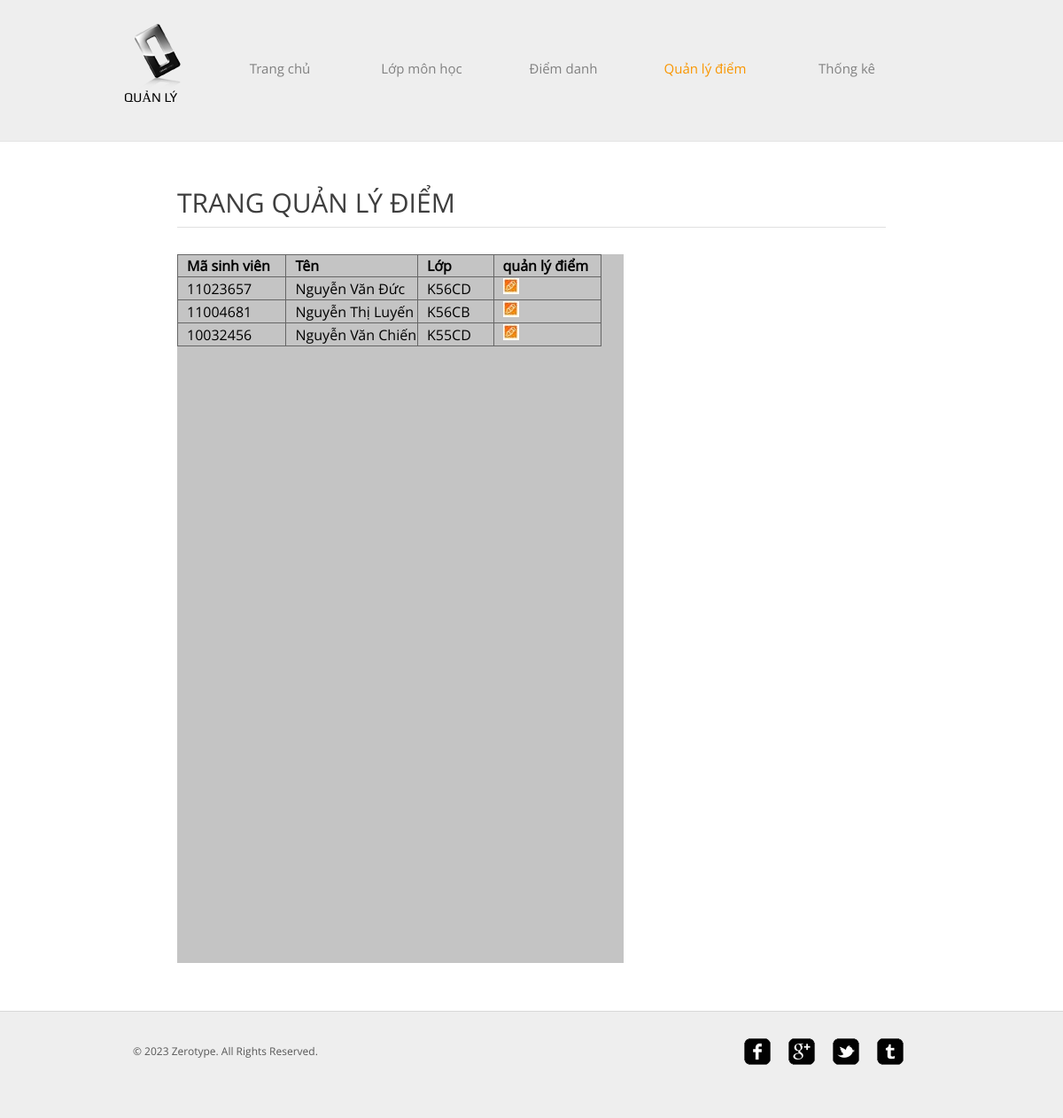
Page /points.php?ip_mh=INT3219 on the committed database.
### tables this page shows
CREATE TABLE `sinhvien` (
  `Masinhvien` varchar(20) NOT NULL,
  `Lop` varchar(20) NOT NULL,
  `MaLop` varchar(20) NOT NULL,
  `Ten` varchar(20) NOT NULL,
  `Ngaysinh` date NOT NULL,
  `chuyencan` int(100) NOT NULL,
  `sex` varchar(10) NOT NULL,
  PRIMARY KEY  (`Masinhvien`,`MaLop`)
);

### points.php (the view, shortened to what this page needs)
<!DOCTYPE HTML>
<html>
<head>
	<link rel="stylesheet" href="css/style.css" type="text/css">
</head>
<body>
	<div id="header">
		<div>
			<div class="logo">
				<a href="index.php">Quản lý</a>
			</div>
			<ul id="navigation">
				<li >
					<a href="index.php">Trang chủ</a>
				</li>
				<li>
					<?php echo "<a href='object.php?ip_mh=$_GET[ip_mh]'>Lớp môn học</a>";?>
				</li>
				<li>
					<?php echo "<a href='news.php?ip_mh=$_GET[ip_mh]'>Điểm danh</a>";?>
				</li>
				<li class="active">
					<?php echo "<a href='points.php?ip_mh=$_GET[ip_mh]'>Quản lý điểm</a>";?>
				</li>
				<li>
					<?php echo "<a href='contact.php?ip_mh=$_GET[ip_mh]'> Thống kê</a>";?>
				</li>
			</ul>
		</div>
	</div>
	<div id="contents">
		<div id="about">
        <h1> TRANG QUẢN LÝ ĐIỂM </h1>
			<div class="left">
            <table border="1" align="left" bordercolor="#000000"  id="table">
					<tr>
						<td><strong> Mã sinh viên &nbsp;&nbsp;&nbsp;</strong></td>
						<td><strong> Tên </strong></td>
                        <td><strong> Lớp&nbsp;&nbsp;&nbsp;&nbsp;&nbsp;&nbsp; &nbsp;&nbsp;&nbsp;&nbsp;</strong> </td>
						<td><strong>quản lý điểm&nbsp;&nbsp;&nbsp;</strong></td>
						</tr>
            <?php
			$sql3="select * from  sinhvien where Malop='$_GET[ip_mh]'";
						$query3=mysql_query($sql3);
							 while($row=mysql_fetch_array($query3))
								{
									echo "<tr>
											<td>$row[Masinhvien]</td>
											<td>$row[Ten]</td>
											<td>$row[Lop]</td>";
									if( $row[Masinhvien] == $_GET[ip_sinhvien] )
										echo "<td> </td>";
									else
										echo "<td> <a href='points.php?ip_sinhvien=$row[Masinhvien]&ip_mh=$_GET[ip_mh]'><image src='images/images_points.jpg'></a></td>";
										echo	"</tr>";
								}
			?>
            </table>
            </div>
		</div>
	</div>
	<div id="footer">
		<div class="clearfix">
			<div id="connect">
				<a href="http://freewebsitetemplates.com/go/facebook/" target="_blank" class="facebook"></a><a href="http://freewebsitetemplates.com/go/googleplus/" target="_blank" class="googleplus"></a><a href="http://freewebsitetemplates.com/go/twitter/" target="_blank" class="twitter"></a><a href="http://www.freewebsitetemplates.com/misc/contact/" target="_blank" class="tumbler"></a>
			</div>
			<p>
				© 2023 Zerotype. All Rights Reserved.
			</p>
		</div>
	</div>
</body>
</html>

### css/style.css (style rules this page uses)
body { background-color: #fff; font-family: 'OpenSans'; margin: 0; }
img { border: 0; }
.clearfix:after, #contents:after { clear:both; content:""; display:block; height:1%; line-height:0; visibility:hidden; }
#header { background-color: #eee; border-bottom: 1px solid #e6e6e6; padding: 27px 0; }
#header > div, #footer > div { width: 920px; margin: 0 auto; padding: 0 20px; }
#header .logo { float: left; margin-right: 20px; }
#header .logo a { background: url(../images/logo.png) no-repeat center top; color: #000; display: block; font: 15px/30px 'Play'; height: 20px; width: 76px; padding-top: 68px; text-decoration: none; text-transform: uppercase; }
#navigation { display: inline-block; list-style: none; line-height: 100px; margin: 0; padding: 0; }
#navigation li { float: left; width: 160px; text-align: center; }
#navigation li a { color: #818181; font-size: 15px; line-height: 30px; text-decoration: none; }
#navigation li.active a { color: #f99600; }
#contents { min-height: 510px; width: 880px; margin: 0 auto; padding: 54px 40px; }
h1 { color: #3e3e3e; font-size: 30px; font-weight: normal; line-height: 30px; margin: 0 0 30px; }
p { color: #585858; font-size: 16px; line-height: 24px; margin: 0 0 30px; }
#about { width: 800px; margin: 0 auto; }
div.left { width: 63%; height:800px; background-color:#C4C4C4; float:left; }
#about h1, .section h1 { border-bottom: 1px solid #e0e0e0; padding-bottom: 12px; }
#footer { background-color: #eee; border-top: 1px solid #d8d8d8; padding: 30px 0; }
#footer p { font-size: 12px; line-height: 30px; padding-left: 10px; }
#connect { float: right; display: inline-block; margin-right: 30px; }
#connect a { background: url(../images/icons.png) no-repeat; display: inline-block; height: 30px; width: 30px; margin: 0 10px; }
#connect a.googleplus { background-position: 0 -40px; }
#connect a.twitter { background-position: 0 -80px; }
#connect a.tumbler { background-position: 0 -120px; }
#table { border-color:#666; border-width:thin; border-collapse:collapse; }
#table tr { border:1px solid:#990; }
#table td { padding-left:10px; }

### rows in the picture
sinhvien: Masinhvien "11023657", Ten "Nguyễn Văn Đức", Lop "K56CD"
sinhvien: Masinhvien "11004681", Ten "Nguyễn Thị Luyến", Lop "K56CB"
sinhvien: Masinhvien "10032456", Ten "Nguyễn Văn Chiến", Lop "K55CD"
